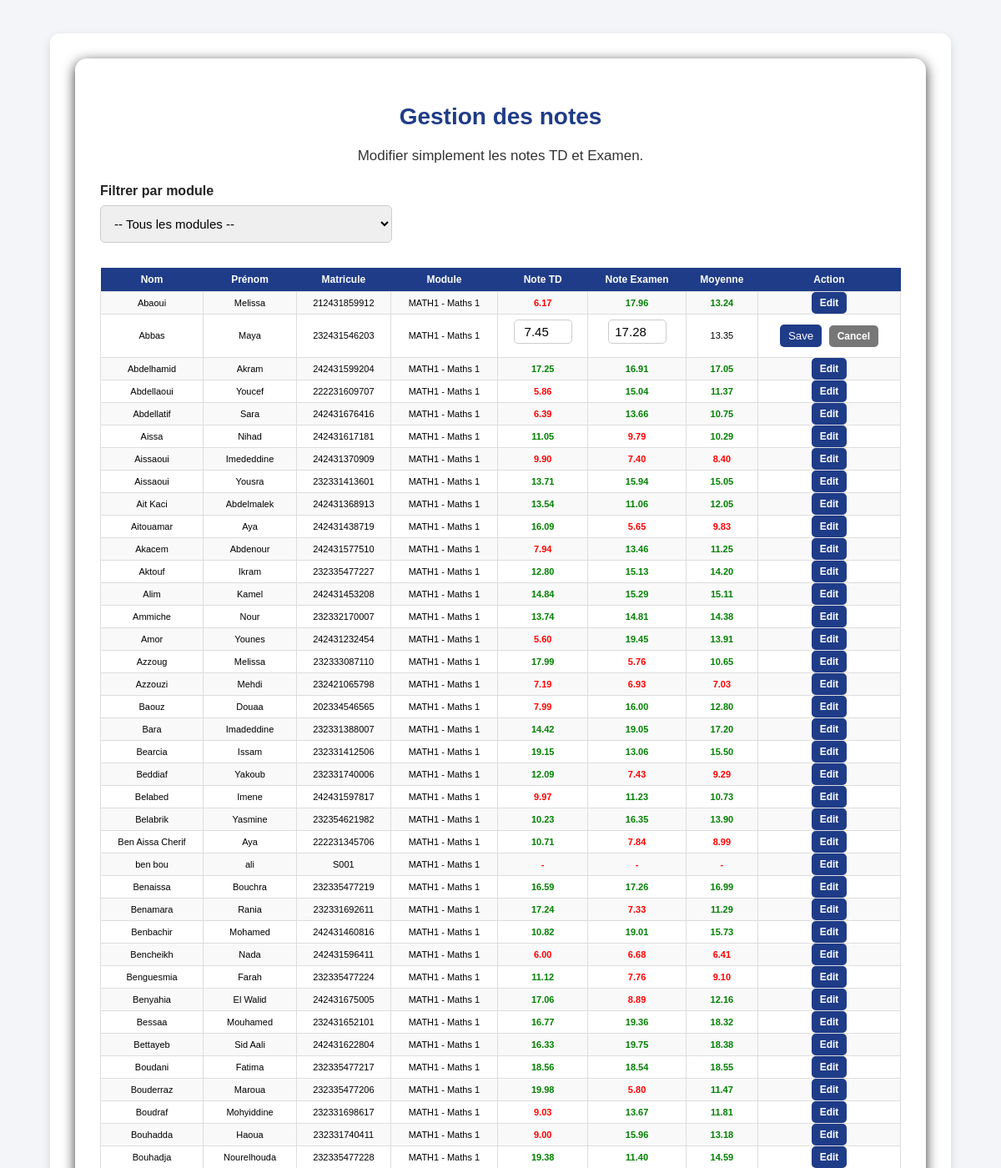
Screenshot of /public/notes/notes.php?student_id=86&module_id=1 (signed in, upper part) with the database file from the repository.
### tables this page shows
CREATE TABLE `modules` (
  `id` int(11) NOT NULL,
  `code` varchar(20) NOT NULL,
  `name` varchar(20) NOT NULL,
  `teacher_id` int(11) NOT NULL,
  `coefficient` int(11) DEFAULT NULL
);

CREATE TABLE `users` (
  `id` int(11) NOT NULL COMMENT 'technical id for the db',
  `identifier` varchar(20) NOT NULL COMMENT 'employee id/ matricule',
  `password` varchar(255) NOT NULL,
  `role` enum('student','teacher','admin') NOT NULL,
  `first_name` varchar(20) NOT NULL,
  `last_name` varchar(20) NOT NULL,
  `email` varchar(50) NOT NULL,
  `created` timestamp NOT NULL DEFAULT current_timestamp() ON UPDATE current_timestamp() COMMENT 'timestamp for creation of the account',
  `status` tinyint(1) NOT NULL DEFAULT 1
  
);

### public/notes/notes.php (the view, shortened to what this page needs)
<?php
require_once "../../config/bd.php";
$teacher_id = intval($_SESSION["id"]);
$selected_module_id = isset($_GET["filter_module"]) ? intval($_GET["filter_module"]) : 0;
$edit_student_id = isset($_GET["student_id"]) ? intval($_GET["student_id"]) : 0;
$edit_module_id  = isset($_GET["module_id"]) ? intval($_GET["module_id"]) : 0;
$rows = [];
$sql = "
    SELECT
        users.id AS student_id,
        users.last_name,
        users.first_name,
        users.identifier,
        modules.id AS module_id,
        modules.code,
        modules.name,
        ROUND(MAX(CASE WHEN notes.type = 'td' THEN notes.value END), 2) AS td_note,
        ROUND(MAX(CASE WHEN notes.type = 'exam' THEN notes.value END), 2) AS exam_note
    FROM users
    CROSS JOIN modules
    LEFT JOIN notes
        ON notes.student_id = users.id
        AND notes.module_id = modules.id
    WHERE users.role = 'student'
      AND modules.teacher_id = ?
";
$sql .= "
    GROUP BY users.id, users.last_name, users.first_name, users.identifier, modules.id, modules.code, modules.name
    ORDER BY users.last_name ASC, users.first_name ASC
";
$stmt = mysqli_prepare($conn, $sql);
if ($stmt) {
    if ($selected_module_id > 0) {
        mysqli_stmt_bind_param($stmt, "ii", $teacher_id, $selected_module_id);
    } else {
        mysqli_stmt_bind_param($stmt, "i", $teacher_id);
    }
    mysqli_stmt_execute($stmt);
    $result = mysqli_stmt_get_result($stmt);
    while ($row = mysqli_fetch_assoc($result)) {
        $rows[] = $row;
    }
}
?>
<!DOCTYPE html>
<html lang="fr">
<head>
    <link rel="stylesheet" href="../assets/style.css">
</head>
<body>
<div class="container">
    <div class="card">
        <h1>Gestion des notes</h1>
        <p>Modifier simplement les notes TD et Examen.</p>
        <form method="GET" class="filter-form">
            <label for="filter_module">Filtrer par module</label>
            <select name="filter_module" id="filter_module" onchange="this.form.submit()">
                <option value="0">-- Tous les modules --</option>
            </select>
        </form>
        <table>
            <tr>
                <th>Nom</th>
                <th>Prénom</th>
                <th>Matricule</th>
                <th>Module</th>
                <th>Note TD</th>
                <th>Note Examen</th>
                <th>Moyenne</th>
                <th>Action</th>
            </tr>
            <?php foreach ($rows as $row) : ?>
                <?php
                $td = $row["td_note"];
                $exam = $row["exam_note"];
                if ($td !== null && $exam !== null) {
                    $moyenne = round(($td * 0.4) + ($exam * 0.6), 2);
                } else {
                    $moyenne = null;
                }
                ?>
                <?php if ($edit_student_id == $row["student_id"] && $edit_module_id == $row["module_id"]) : ?>
                    <tr>
                        <form method="POST">
                            <td><?php echo htmlspecialchars($row["last_name"]); ?></td>
                            <td><?php echo htmlspecialchars($row["first_name"]); ?></td>
                            <td><?php echo htmlspecialchars($row["identifier"]); ?></td>
                            <td><?php echo htmlspecialchars($row["code"] . " - " . $row["name"]); ?></td>
                            <td>
                                <input type="number" step="0.01" min="0" max="20" name="td_value"
                                       class="note-input"
                                       value="<?php echo ($td !== null) ? htmlspecialchars($td) : ""; ?>">
                            </td>
                            <td>
                                <input type="number" step="0.01" min="0" max="20" name="exam_value"
                                       class="note-input"
                                       value="<?php echo ($exam !== null) ? htmlspecialchars($exam) : ""; ?>">
                            </td>
                            <td>
                                <?php echo ($moyenne !== null) ? number_format($moyenne, 2) : "-"; ?>
                            </td>
                            <td>
                                <button type="submit" class="action-btn">Save</button>
                                <a class="action-btn cancel-btn" href="notes.php<?php echo ($selected_module_id > 0) ? '?filter_module=' . $selected_module_id : ''; ?>">Cancel</a>
                            </td>
                        </form>
                    </tr>
                <?php else : ?>
                    <tr>
                        <td><?php echo htmlspecialchars($row["last_name"]); ?></td>
                        <td><?php echo htmlspecialchars($row["first_name"]); ?></td>
                        <td><?php echo htmlspecialchars($row["identifier"]); ?></td>
                        <td><?php echo htmlspecialchars($row["code"] . " - " . $row["name"]); ?></td>
                        <td class="<?php echo ($td !== null && $td >= 10) ? 'good' : 'bad'; ?>">
                            <?php echo ($td !== null) ? number_format($td, 2) : "-"; ?>
                        </td>
                        <td class="<?php echo ($exam !== null && $exam >= 10) ? 'good' : 'bad'; ?>">
                            <?php echo ($exam !== null) ? number_format($exam, 2) : "-"; ?>
                        </td>
                        <td class="<?php echo ($moyenne !== null && $moyenne >= 10) ? 'good' : 'bad'; ?>">
                            <?php echo ($moyenne !== null) ? number_format($moyenne, 2) : "-"; ?>
                        </td>
                        <td>
                            <a class="action-btn" href="notes.php?student_id=<?php echo $row["student_id"]; ?>&module_id=<?php echo $row["module_id"]; ?><?php echo ($selected_module_id > 0) ? '&filter_module=' . $selected_module_id : ''; ?>">
                                Edit
                            </a>
                        </td>
                    </tr>
                <?php endif; ?>
            <?php endforeach; ?>
        </table>
    </div>
</div>
</body>
</html>

### public/assets/style.css (style rules this page uses)
* { box-sizing: border-box; }
body { font-family: Arial, sans-serif; background-color: #f3f5f9; margin: 0; padding: 0; overflow-x: hidden; }
.container { width: 90%; max-width: 1100px; margin: 40px auto; background-color: #ffffff; padding: 30px; border-radius: 12px; box-shadow: 0 4px 12px rgba(0, 0, 0, 0.12); text-align: center; }
h1 { color: #1f3c88; margin-bottom: 15px; font-size: 28px; }
p { font-size: 17px; color: #333; line-height: 1.6; }
form { margin-top: 20px; text-align: left; }
label { display: block; margin-top: 12px; margin-bottom: 6px; color: #222; font-weight: bold; }
input, select { width: 100%; padding: 12px; border: 1px solid #ccc; border-radius: 6px; margin-bottom: 10px; font-size: 15px; box-sizing: border-box; }
.card { background-color: #ffffff; border-radius: 14px; padding: 35px 30px; box-shadow: 0 4px 15px rgba(0, 0, 0, 0.8); text-align: center; }
table { width: 100%; border-collapse: collapse; margin-top: 10px; font-size: 11px; }
table th { background-color: #1f3c88; color: white; padding: 6px; font-size: 12px; }
table td { border: 1px solid #ddd; padding: 5px; font-size: 11px; }
table tr:nth-child(even) { background-color: #f9f9f9; }
.note-input { width: 70px; padding: 5px; text-align: center; border-radius: 5px; border: 1px solid #ccc; }
.action-btn { background-color: #1f3c88; color: white; padding: 6px 10px; border-radius: 5px; text-decoration: none; border: none; cursor: pointer; }
.filter-form { margin-bottom: 20px; text-align: left; }
.filter-form label { display: block; margin-bottom: 8px; font-weight: bold; }
.good { color: green; font-weight: bold; }
.bad { color: red; font-weight: bold; }
.cancel-btn { background-color: #777; margin-left: 5px; }
.filter-form select { max-width: 350px; }
table td:last-child { font-weight: bold; font-size: 12px; margin-top: 12px; }
table td { text-align: center; padding: 6px; }
table th { text-align: center; padding: 7px; }

### rows the page displays
modules: users.last_name "Abaoui", users.first_name "Melissa", users.identifier "212431859912", code+name "MATH1 - Maths 1", td "6.17", exam "17.96", moyenne "13.24", users.last_name "Abbas", users.first_name "Maya", users.identifier "232431546203", td_value "7.45", exam_value "17.28", moyenne "13.35", users.last_name "Abdelhamid", users.first_name "Akram", users.identifier "242431599204", td "17.25", exam "16.91", moyenne "17.05", users.last_name "Abdellaoui", users.first_name "Youcef", users.identifier "222231609707", td "5.86", exam "15.04", moyenne "11.37", users.last_name "Abdellatif", users.first_name "Sara", users.identifier "242431676416", td "6.39", exam "13.66", moyenne "10.75", users.last_name "Aissa", users.first_name "Nihad", users.identifier "242431617181", td "11.05", exam "9.79", moyenne "10.29", users.last_name "Aissaoui", users.first_name "Imededdine", users.identifier "242431370909", td "9.90", exam "7.40", moyenne "8.40", users.first_name "Yousra", users.identifier "232331413601", td "13.71", exam "15.94", moyenne "15.05", users.last_name "Ait Kaci", users.first_name "Abdelmalek", users.identifier "242431368913", td "13.54", exam "11.06", moyenne "12.05", users.last_name "Aitouamar", users.first_name "Aya", users.identifier "242431438719", td "16.09", exam "5.65", moyenne "9.83", users.last_name "Akacem", users.first_name "Abdenour", users.identifier "242431577510", td "7.94", exam "13.46", moyenne "11.25", users.last_name "Aktouf", users.first_name "Ikram", users.identifier "232335477227", td "12.80", exam "15.13", moyenne "14.20", users.last_name "Alim", users.first_name "Kamel", users.identifier "242431453208", td "14.84", exam "15.29", moyenne "15.11", users.last_name "Ammiche", users.first_name "Nour", users.identifier "232332170007", td "13.74", exam "14.81", moyenne "14.38", users.last_name "Amor", users.first_name "Younes", users.identifier "242431232454", td "5.60", exam "19.45", moyenne "13.91", users.last_name "Azzoug", users.identifier "232333087110", td "17.99", exam "5.76", moyenne "10.65", users.last_name "Azzouzi", users.first_name "Mehdi", users.identifier "232421065798", td "7.19", exam "6.93", moyenne "7.03", users.last_name "Baouz", users.first_name "Douaa", users.identifier "202334546565", td "7.99", exam "16.00", moyenne "12.80", users.last_name "Bara", users.first_name "Imadeddine", users.identifier "232331388007", td "14.42", exam "19.05", moyenne "17.20", users.last_name "Bearcia", users.first_name "Issam", users.identifier "232331412506", td "19.15", exam "13.06", moyenne "15.50", users.last_name "Beddiaf", users.first_name "Yakoub", users.identifier "232331740006", td "12.09", exam "7.43", moyenne "9.29", users.last_name "Belabed", users.first_name "Imene", users.identifier "242431597817", td "9.97", exam "11.23", moyenne "10.73", users.last_name "Belabrik", users.first_name "Yasmine", users.identifier "232354621982", td "10.23", exam "16.35", moyenne "13.90", users.last_name "Ben Aissa Cherif", users.identifier "222231345706", td "10.71", exam "7.84", moyenne "8.99", users.last_name "ben bou", users.first_name "ali", users.identifier "S001", users.last_name "Benaissa", users.first_name "Bouchra", users.identifier "232335477219", td "16.59", exam "17.26", moyenne "16.99", users.last_name "Benamara", users.first_name "Rania", users.identifier "232331692611", td "17.24", exam "7.33", moyenne "11.29", users.last_name "Benbachir", users.first_name "Mohamed", users.identifier "242431460816", td "10.82", exam "19.01", moyenne "15.73", users.last_name "Bencheikh", users.first_name "Nada", users.identifier "242431596411", td "6.00", exam "6.68", moyenne "6.41", users.last_name "Benguesmia", users.first_name "Farah", users.identifier "232335477224", td "11.12", exam "7.76", moyenne "9.10", users.last_name "Benyahia", users.first_name "El Walid", users.identifier "242431675005", td "17.06", exam "8.89", moyenne "12.16", users.last_name "Bessaa", users.first_name "Mouhamed", users.identifier "232431652101", td "16.77", exam "19.36", moyenne "18.32", users.last_name "Bettayeb", users.first_name "Sid Aali", users.identifier "242431622804", td "16.33", exam "19.75", moyenne "18.38", users.last_name "Boudani", users.first_name "Fatima", users.identifier "232335477217", td "18.56", exam "18.54", moyenne "18.55", users.last_name "Bouderraz", users.first_name "Maroua", users.identifier "232335477206", td "19.98", exam "5.80", moyenne "11.47", users.last_name "Boudraf", users.first_name "Mohyiddine", users.identifier "232331698617", td "9.03", exam "13.67", moyenne "11.81", users.last_name "Bouhadda", users.first_name "Haoua", users.identifier "232331740411", td "9.00", exam "15.96", moyenne "13.18", users.last_name "Bouhadja", users.first_name "Nourelhouda", users.identifier "232335477228", td "19.38", exam "11.40", moyenne "14.59"
